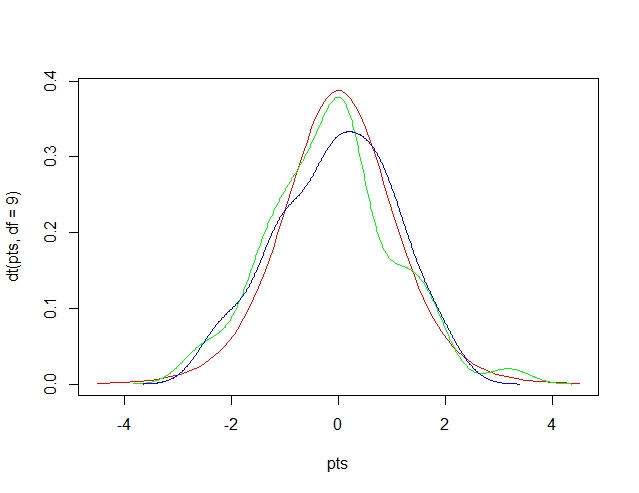

Generate this figure with R:
#Author: Zaqueu, Date: October 25 2024, Purpose: To calculate ttest



#Create 2 dummy groups called x and y, using function rnorm()
x = rnorm(50)
y = rnorm(100)
x
y


#Create a sequence of 100 point between -4.5 and +4.5
pts = seq(-4.5,4.5,length=100)
pts

#Create Density plot for 100 points between -4.5 an +4.5
plot(pts,dt(pts,df=9),col='red',type='l')


#X axis label "Points", and Y axis label "Density"


lines(density(x), col='green')
lines(density(y), col='blue')
ttest = t.test(x,y)
